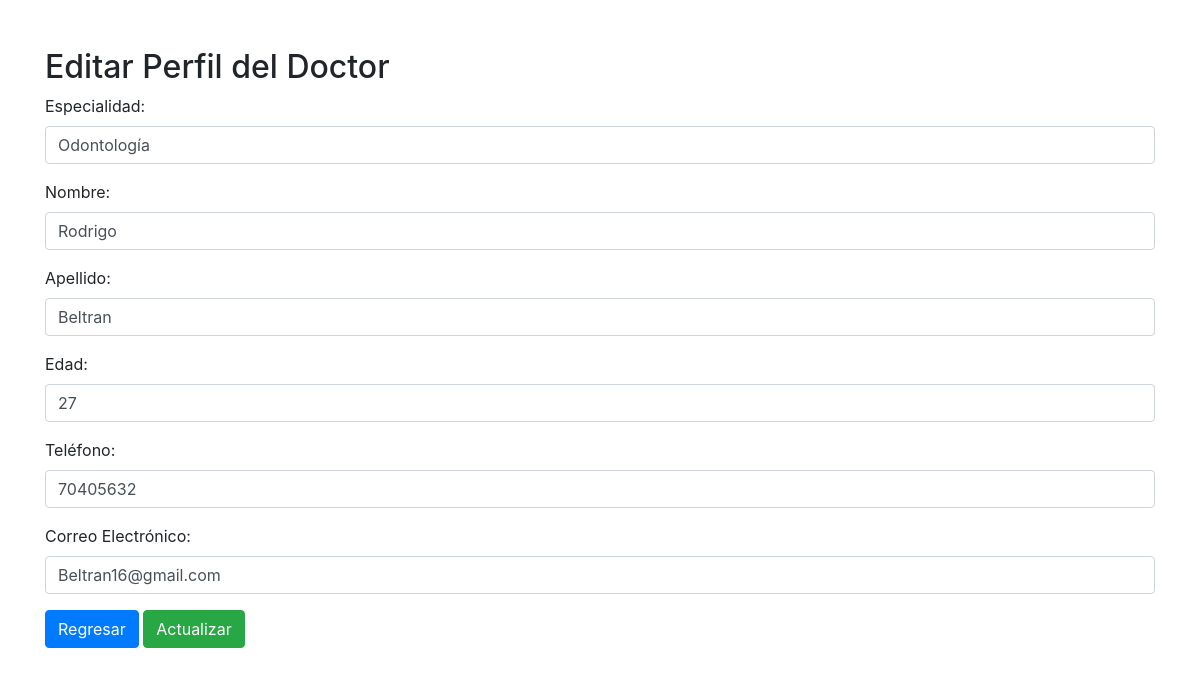
Page /View/Admin/CRUD/Form_editar.php?id=1 (signed in) on the committed database.
### tables this page shows
CREATE TABLE `doctor` (
  `ID` int(11) NOT NULL,
  `especialidad` varchar(50) NOT NULL,
  `nombre` varchar(20) NOT NULL,
  `apellido` varchar(20) NOT NULL,
  `edad` int(10) NOT NULL,
  `telefono` int(25) NOT NULL,
  `gmail` varchar(30) NOT NULL,
  `usuario` varchar(150) NOT NULL,
  `pass` varchar(150) NOT NULL
);

### View/Admin/CRUD/Form_editar.php (the view, shortened to what this page needs)
<?php
$servername = "localhost";
$username = "root";
$password = "";
$database = "usuarios";
$conn = new mysqli($servername, $username, $password, $database);
$id = isset($_GET['id']) ? $_GET['id'] : (isset($_POST['id']) ? $_POST['id'] : null);
 $stmt = $conn->prepare("SELECT * FROM doctor WHERE ID = ?");
 $stmt->bind_param("i", $id);
 $stmt->execute();
 $result = $stmt->get_result();
 if($row = $result->fetch_assoc()){
 }else{
    echo "No hay ningun usuario registrado en el sistema.";
 }
?>
<!DOCTYPE html>
<html lang="es">
<head>
    <link href="https://stackpath.bootstrapcdn.com/bootstrap/4.5.2/css/bootstrap.min.css" rel="stylesheet">
</head>
<body>
    <div class="container mt-5">
        <h2>Editar Perfil del Doctor</h2>
        <form action="modificar.php" method="post">
            <div class="form-group">
                <label for="especialidad">Especialidad:</label>
                <input type="text" class="form-control" id="especialidad" name="especialidad" value="<?php echo htmlspecialchars($row['especialidad']); ?>">
            </div>
            <div class="form-group">
                <label for="nombre">Nombre:</label>
                <input type="text" class="form-control" id="nombre" name="nombre" value="<?php echo htmlspecialchars($row['nombre']); ?>">
            </div>
            <div class="form-group">
                <label for="apellido">Apellido:</label>
                <input type="text" class="form-control" id="apellido" name="apellido" value="<?php echo htmlspecialchars($row['apellido']); ?>">
            </div>
            <div class="form-group">
                <label for="edad">Edad:</label>
                <input type="number" class="form-control" id="edad" name="edad" value="<?php echo htmlspecialchars($row['edad']); ?>">
            </div>
            <div class="form-group">
                <label for="telefono">Teléfono:</label>
                <input type="text" class="form-control" id="telefono" name="telefono" value="<?php echo htmlspecialchars($row['telefono']); ?>">
            </div>
            <div class="form-group">
                <label for="email">Correo Electrónico:</label>
                <input type="email" class="form-control" id="email" name="email" value="<?php echo htmlspecialchars($row['gmail']); ?>">
            </div>
            <a href="Crud.php" class="btn btn-primary">Regresar</a>
            <button type="submit" class="btn btn-success">Actualizar</button>
        </form>
    </div>
</body>
</html>

### rows in the picture
doctor: especialidad "Odontología", nombre "Rodrigo", apellido "Beltran", edad "27", telefono "70405632", email "Beltran16@gmail.com"
